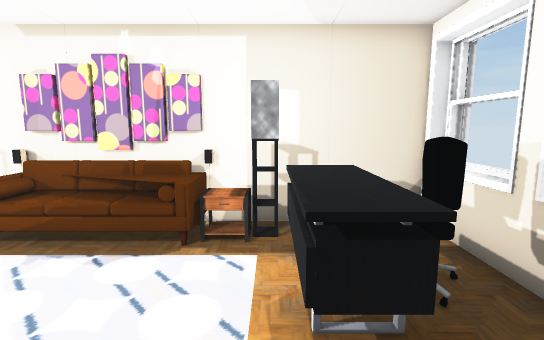
View 1 (above)

24 first-person views from a walk through a Unity game level. The camera is 1.2 m above the floor, tilts 8° down and sees 85° across. Doors are open. The floor is counted in squares, 0.5 m on a side. Each view is taken from the middle of a square. On the plan, view 1 faces up. The plan holds only what a view shows up to about 19 squares ahead; the rest is blank. The place goes on beyond the plan. The player is left out. Some animated figures are left out. Some surface patterns are stand-ins.

View 2
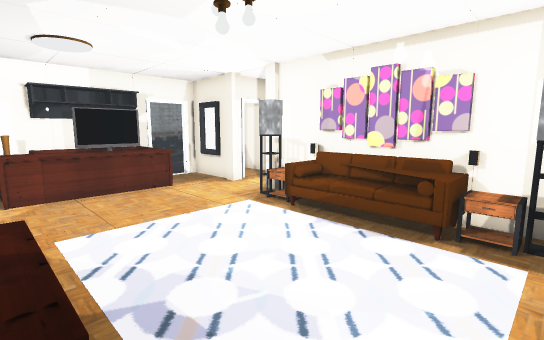

View 3
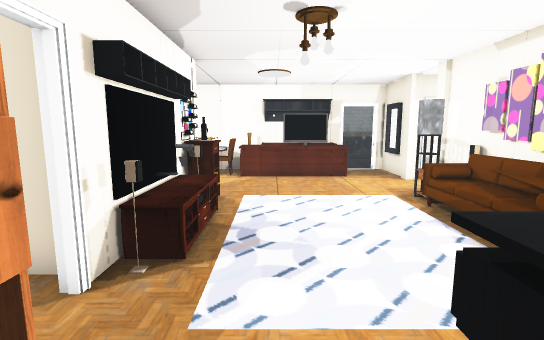

View 4
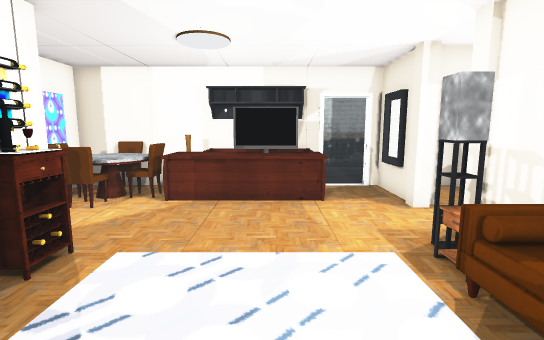

View 5
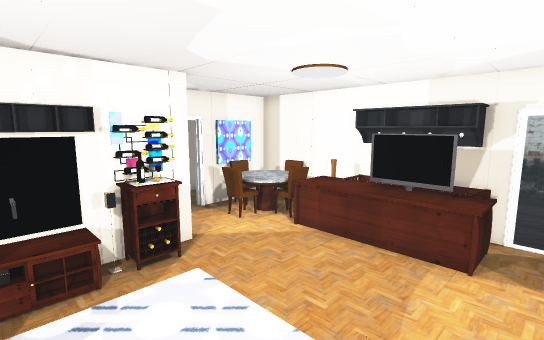

View 6
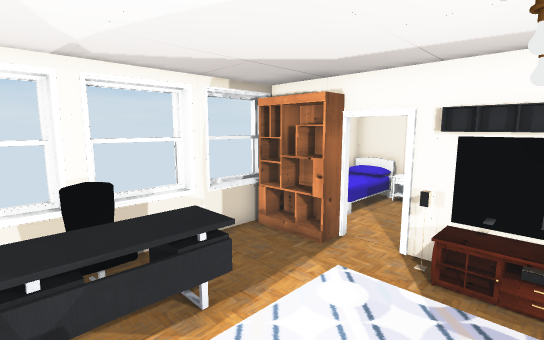

View 7
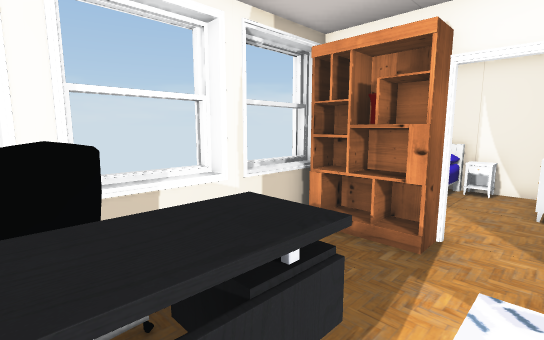

View 8
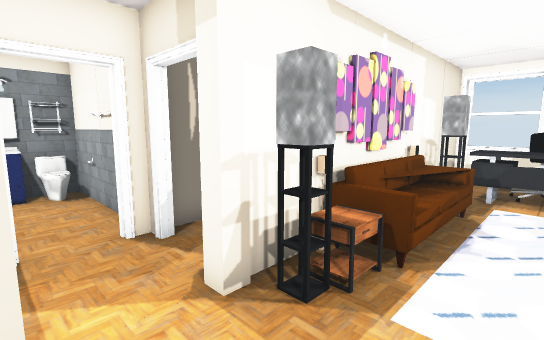

View 9
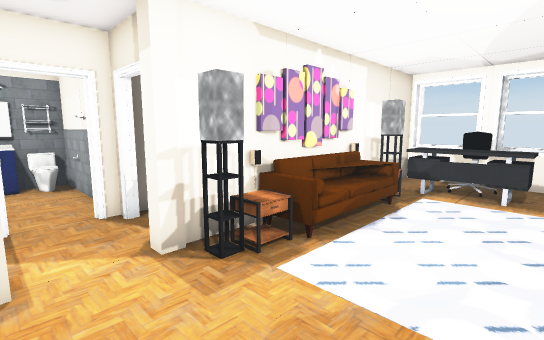

View 10
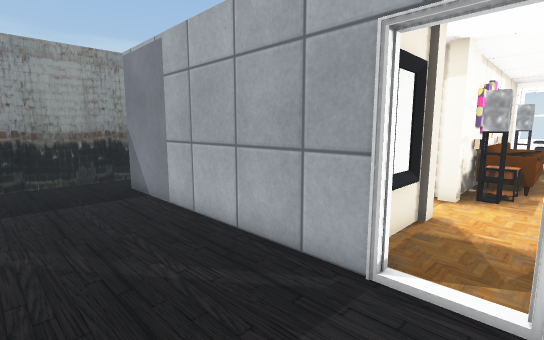

View 11
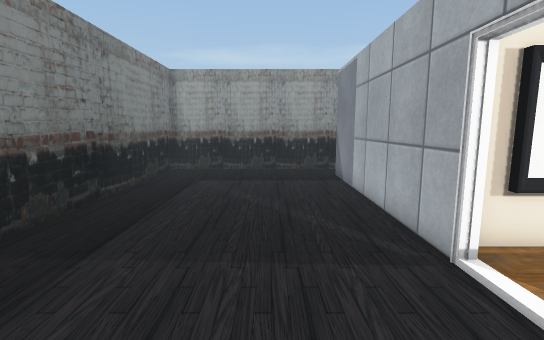

View 12
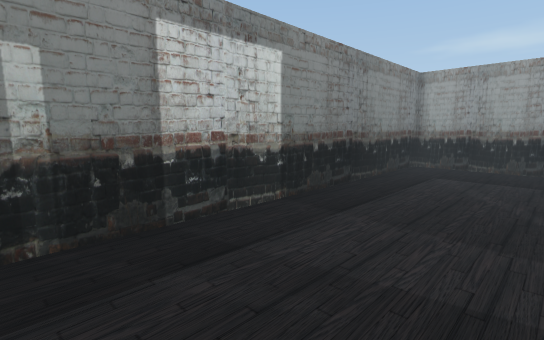

View 13
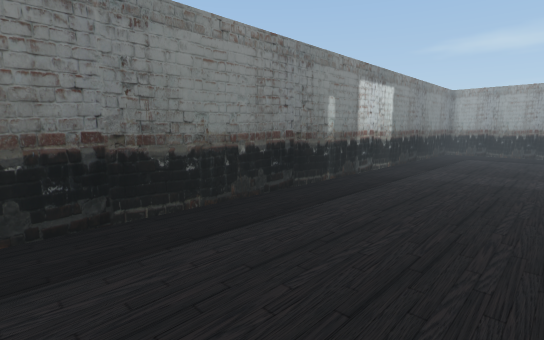

View 14
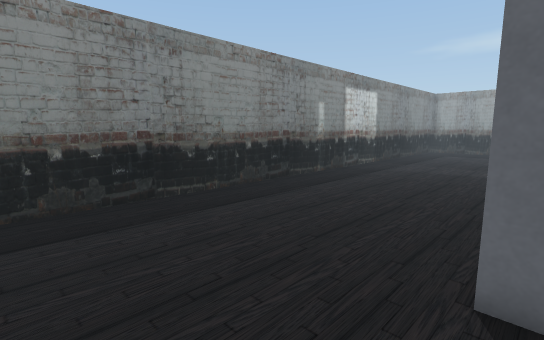

View 15
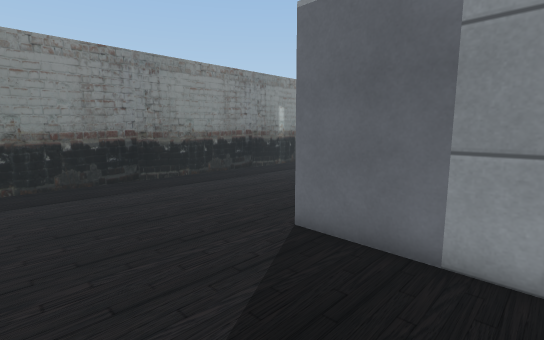

View 16
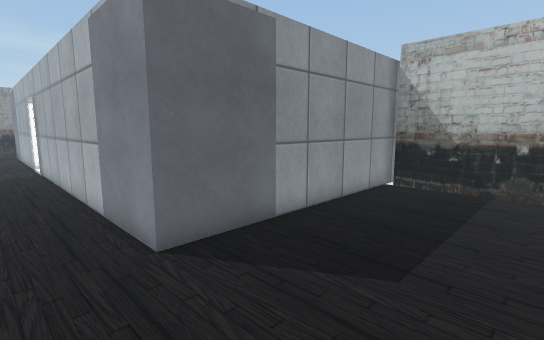

View 17
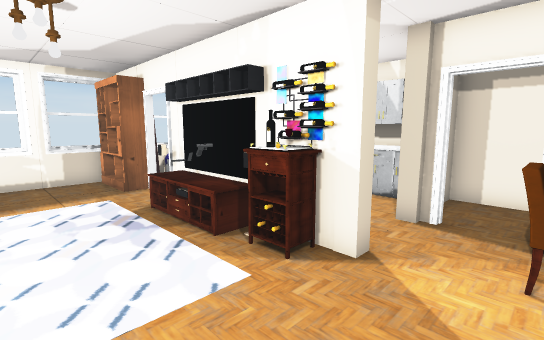

View 18
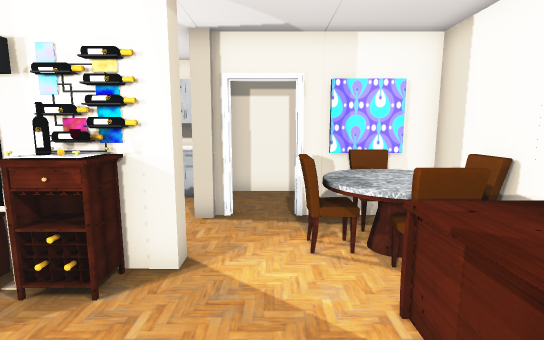

View 19
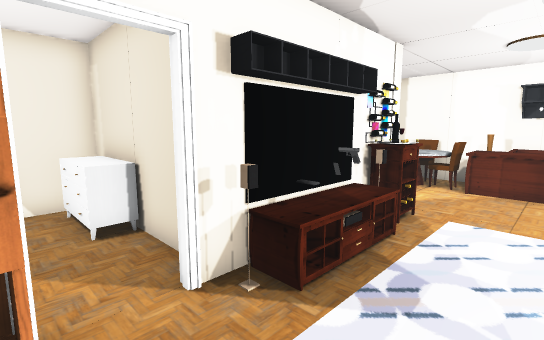

View 20
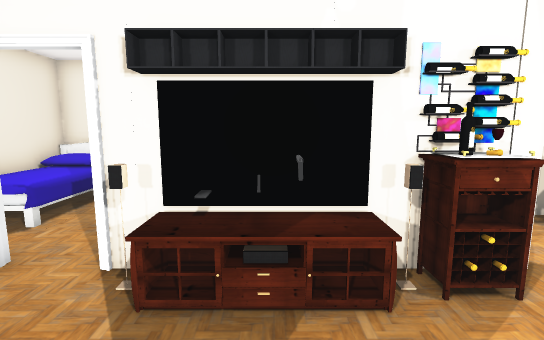

View 21
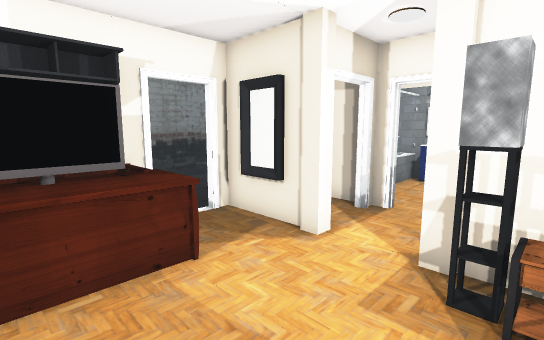

View 22
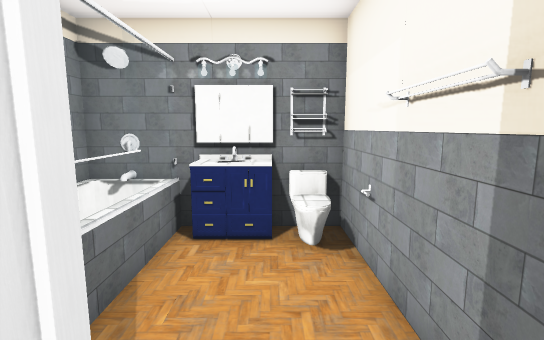

View 23
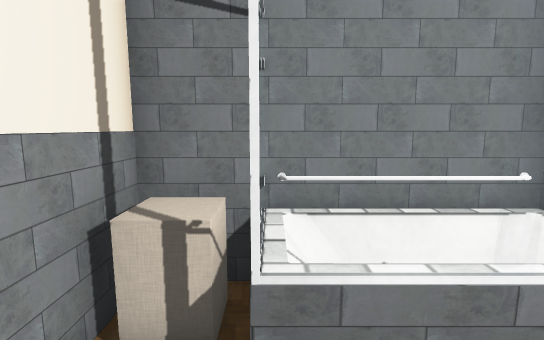

View 24
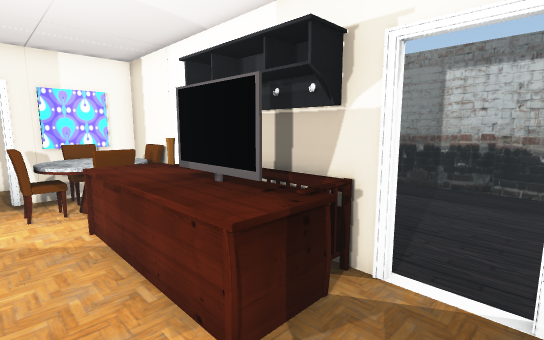

### Floor plan
Key: @ floor where view 1 was taken; # wall or solid block; x gap in a wall; . main floor; : floor 0.5 m higher than the main floor; D open door; = window, fence, low wall or low ledge; ^ raised ledge; O other object.
Columns run from 24 left of view 1 to 5 right of it. Each row starts with its distance up from view 1.
 20 ###########
 19 #..........
 18 #.........     O
 17 #........########
 16 #........#O #OO #
 15 #........#O =.. #
 14 #........#O =...#
 13 #........#O#=..O#
 12 #........#OO...O#
 11 #........#####DD##
 10 #........# .#D..D.
  9 #........# ..D..D
  8 #........####O.OO############
  7 #........#####.##########  ##
  6 #.................=:: O.x^..#
  5 #........##OO...........O^^O##
  4 #........#OOO....       O^^O##
  3 #........#OOO....   . . O^^.=#
  2 #........#OOO.....      ....=#
  1 #........#OOO....       ....##
  0 #........#OOO...........@...=
 -1 #........# OO...OO#####..O O#
 -2 #........#OOOO. OOOOO#ODD#####
 -3 #........#OOOO.       O....
 -4 #........##OOO...     O...OO#
 -5 #........##OO#DDO.    OO..OO#
 -6 #........#   #=# .    OO..OO#
 -7 #........#    == OO   OO.=###
 -8 #........########OOOO #####
 -9 #.........          #
-10 #.................. #
-11 #..................#
-12 #..................#
-13 #..................#
-14  ..................

Where each view was taken, in squares from view 1:
view 1: 0 up, 0 right, facing up
view 2: 1 down, 0 right, facing up-left
view 3: 1 up, 3 right, facing left
view 4: 3 up, 2 left, facing left
view 5: 6 up, 4 left, facing down-left
view 6: 6 up, 4 left, facing down-right
view 7: 5 up, 1 left, facing down-right
view 8: 4 up, 11 left, facing up-right
view 9: 2 up, 11 left, facing up-right
view 10: 5 up, 19 left, facing up-right
view 11: 2 up, 18 left, facing up
view 12: 0 up, 17 left, facing up-left
view 13: 11 down, 16 left, facing up-left
view 14: 13 down, 14 left, facing up-left
view 15: 14 down, 10 left, facing up-left
view 16: 14 down, 17 left, facing up-right
view 17: 3 up, 11 left, facing down-right
view 18: 3 up, 10 left, facing down
view 19: 2 up, 1 right, facing down-left
view 20: 3 up, 4 left, facing down
view 21: 2 up, 7 left, facing up-left
view 22: 10 up, 10 left, facing up
view 23: 13 up, 10 left, facing left
view 24: 7 up, 10 left, facing down-left
